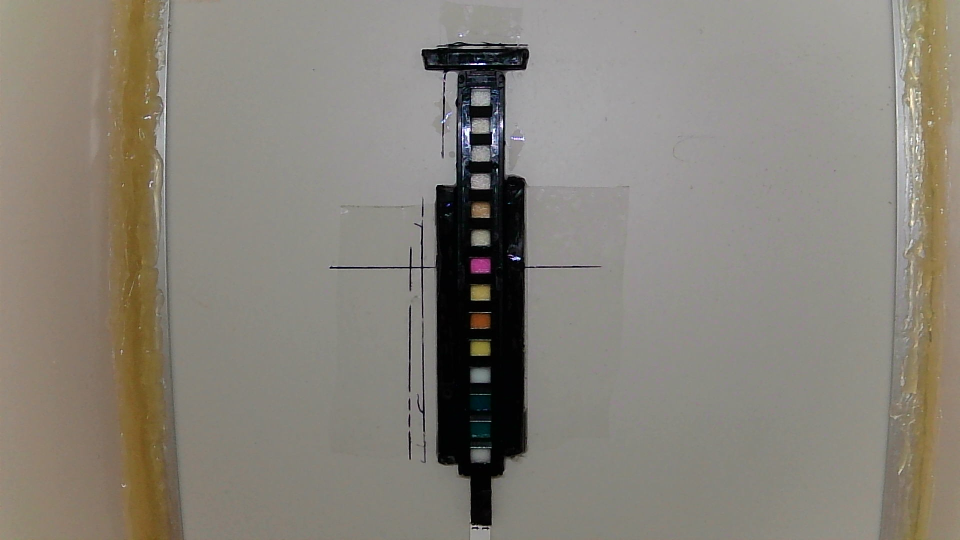
#> input picture example.jpg, 1920 x 1080 px (shown at 1/2 size)
$ python get_blocks_position.py example.jpg b827ebbc303e20190829112655.jpg
#> lines starting #> are read from the running program, lines starting #| are printed output that depends on the picture
#> in main, im is the input picture: PIL image 1920x1080 RGB; mean R, G, B 135.4, 130.4, 121.2
# -*- coding: utf-8 -*-

from __future__ import print_function
import sys
import numpy as np
from PIL import Image, ImageDraw
from utils import std, make_int_aver, blk_lst_maker
from src_data import boxesT as boxes

def get_rgb_in_square(im, box):
  """Get rgb data from the square region.

  Parameters:
    im: An image object.
    box: A square region with (posx, posy, sizex, sizey).

  Returns:
    A list contain rgb data. For example:
    [ (157, 152, 156), (157, 152, 156), (157, 152, 156),
      (157, 152, 156), (157, 152, 156), (157, 152, 156) ]
  """
  posx, posy, sizex, sizey = box
  region = im.crop(box)
  lst = []
  for y in range(posy, posy+sizey):
    for x in range(posx, posx+sizex):
      r, g, b = im.getpixel((x, y))
      rgb = (r, g, b)
      lst.append(rgb)
  return lst

# [37 lines left out: functions fetch_aver_rgb, edge_detect, not called in this run]

''' TODO: Need update
def pos_check(im):
  """Check if the position is proper.

  Parameters:
    im: An image object.

  Returns:
    Return a boolean if the black block is in the proper place.
  """
  box = (935, 120, 40, 10)
  return True if sum(get_main_color(im, box)) < 45 else False'''

# [69 lines left out: functions edge_pos, position_adjustment, not called in this run]

def draw_rect(im, boxes, fn):
#> called with fn = 'b827ebbc303e20190829112655.jpg'
  for box in boxes:
    draw = ImageDraw.Draw(im)
    x, y, w, h = box
    draw.rectangle(((x, y), (w+x, h+y)), outline='red')
    del draw
  im = im.crop((842, 82, 1044, 994))
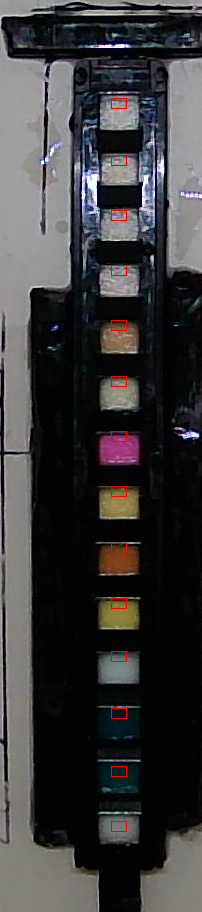
#> im: PIL image 202x912 RGB; mean R, G, B 58.1, 57, 57.8
  im.save(fn+'.png', "PNG")
  return im

def get_right_block_position(im, boxes):
  im1 = im.copy()
  im2 = im.copy()
  im1 = draw_rect(im1, boxes, sys.argv[2])
  #del im1
  if edge_detect(get_rgb_in_square(im, boxes[0])):
    adjusted_boxes = position_adjustment(im, boxes)
  else:
    adjusted_boxes = boxes
  #print(adjusted_boxes)
  if adjusted_boxes:
    im2 = draw_rect(im2, adjusted_boxes, sys.argv[2]+'_调整后')
    #del im2
    mca = get_rgb_in_square(im, adjusted_boxes[13])
    mca_block = edge_pos(mca)
    #print(mca_block)
    if 1 in mca_block['black_row'] or 1 in mca_block['black_col']:
      print('need adjust block distance')
      return False
    else:
      return adjusted_boxes
  else:
    return False

def main():
  im = Image.open(sys.argv[1]).convert('RGB')
  block_pos = get_right_block_position(im, boxes)
  if block_pos:
    print(block_pos)
    of = open('block_pos.txt', 'w')
    of.write(str(block_pos))
  else:
    of = open('block_pos.txt', 'w')
    of.write("0")

if __name__ == "__main__":
#> (the run stopped early here; a loop or call above may not have finished)
